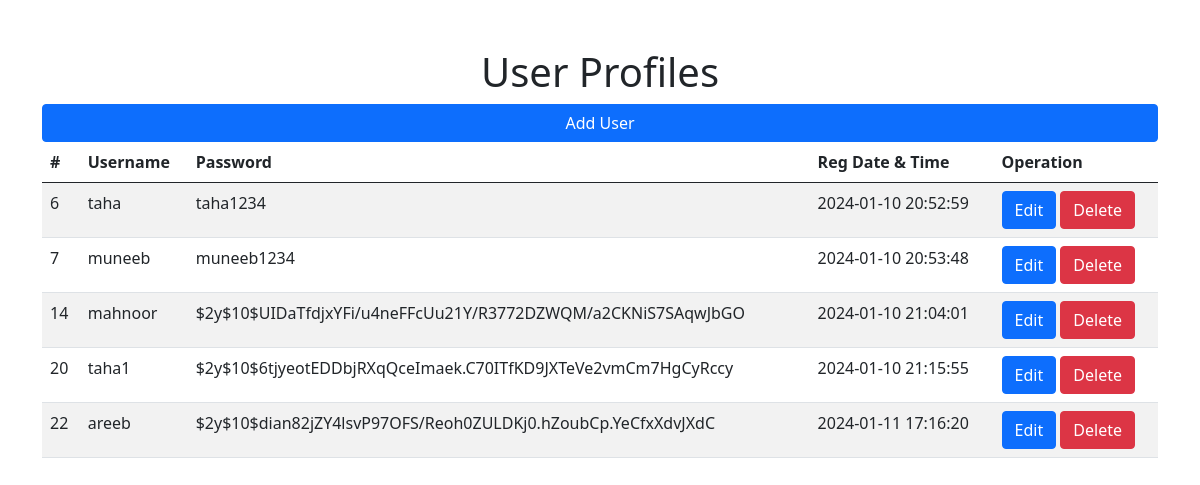
/user_profiles.php, run on an earlier commit of the app's database.
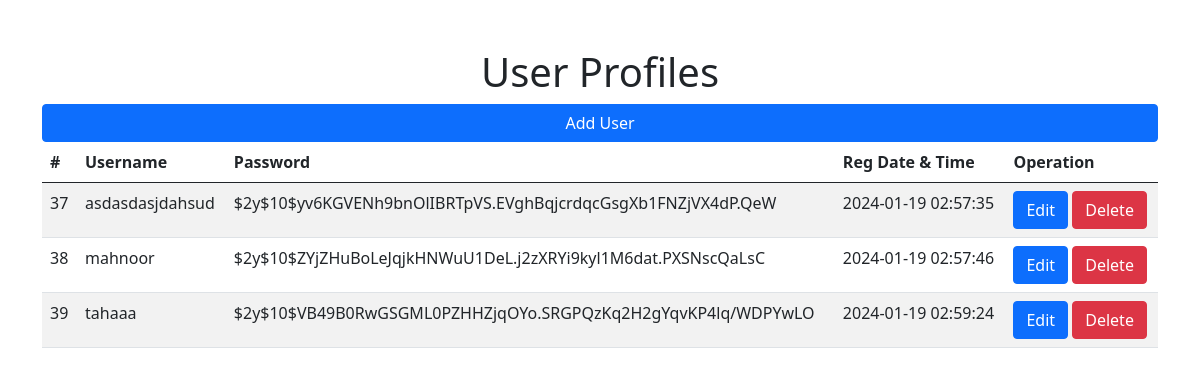
And on a later commit of the database.
### tables this page shows
CREATE TABLE `users` (
  `id` int(11) NOT NULL,
  `username` varchar(255) NOT NULL,
  `password` char(255) NOT NULL,
  `reg_date` datetime NOT NULL DEFAULT current_timestamp()
);

### user_profiles.php (the view, shortened to what this page needs)
<?php
include("database.php");
?>
<!doctype html>
<html lang="en">
  <head>
    <link href="https://cdn.jsdelivr.net/npm/bootstrap@5.0.2/dist/css/bootstrap.min.css" rel="stylesheet">
  </head>
   <body>
      <div class="container mt-5">
         <h1 class="text-center">User Profiles</h1>
         <a class="btn btn-primary container" href="sign_up.php">Add User</a>
      <table class="table table-striped table-hover">
         <thead>
         <tr>
            <th scope="col">#</th>
            <th scope="col">Username</th>
            <th scope="col">Password</th>
            <th scope="col">Reg Date & Time</th>
            <th scope="col">Operation</th>
         </tr>
         </thead>
   <tbody>
<?php
 $fetch = "SELECT * FROM `users`";
 $result = mysqli_query($conn, $fetch);
 if (mysqli_num_rows($result) > 0) {
    while($row = mysqli_fetch_assoc($result)){
        echo
        "<tr>
         <td scope='row'>".$row["id"]."</td>
         <td>".$row["username"]."</td>
         <td>".$row["password"]."</td>
         <td>".$row["reg_date"]. "</td>
         <td><a class='btn btn-primary' href='edit_user.php?editid=".$row["id"]."'>Edit</a>
         <a class='btn btn-danger' href='delete_user.php?deleteid=".$row["id"]."'>Delete</a></td>
         </tr>";
    }
 }
 else {
    echo "no users found";
 }
?>
   </tbody>
      </table>
      </div>
   </body>
</html>

What changed in the data, as far as the page shows it:
removed users: id "6", username "taha", password "taha1234", reg_date "2024-01-10 20:52:59"
removed users: id "7", username "muneeb", password "muneeb1234", reg_date "2024-01-10 20:53:48"
removed users: id "14", username "mahnoor", password "$2y$10$UIDaTfdjxYFi/u4neFFcUu21Y/R3772DZWQM/a2CKNiS7SAqwJbGO", reg_date "2024-01-10 21:04:01"
removed users: id "20", username "taha1", password "$2y$10$6tjyeotEDDbjRXqQceImaek.C70ITfKD9JXTeVe2vmCm7HgCyRccy", reg_date "2024-01-10 21:15:55"
removed users: id "22", username "areeb", password "$2y$10$dian82jZY4lsvP97OFS/Reoh0ZULDKj0.hZoubCp.YeCfxXdvJXdC", reg_date "2024-01-11 17:16:20"
added users: id "37", username "asdasdasjdahsud", password "$2y$10$yv6KGVENh9bnOlIBRTpVS.EVghBqjcrdqcGsgXb1FNZjVX4dP.QeW", reg_date "2024-01-19 02:57:35"
added users: id "38", username "mahnoor", password "$2y$10$ZYjZHuBoLeJqjkHNWuU1DeL.j2zXRYi9kyl1M6dat.PXSNscQaLsC", reg_date "2024-01-19 02:57:46"
added users: id "39", username "tahaaa", password "$2y$10$VB49B0RwGSGML0PZHHZjqOYo.SRGPQzKq2H2gYqvKP4lq/WDPYwLO", reg_date "2024-01-19 02:59:24"
